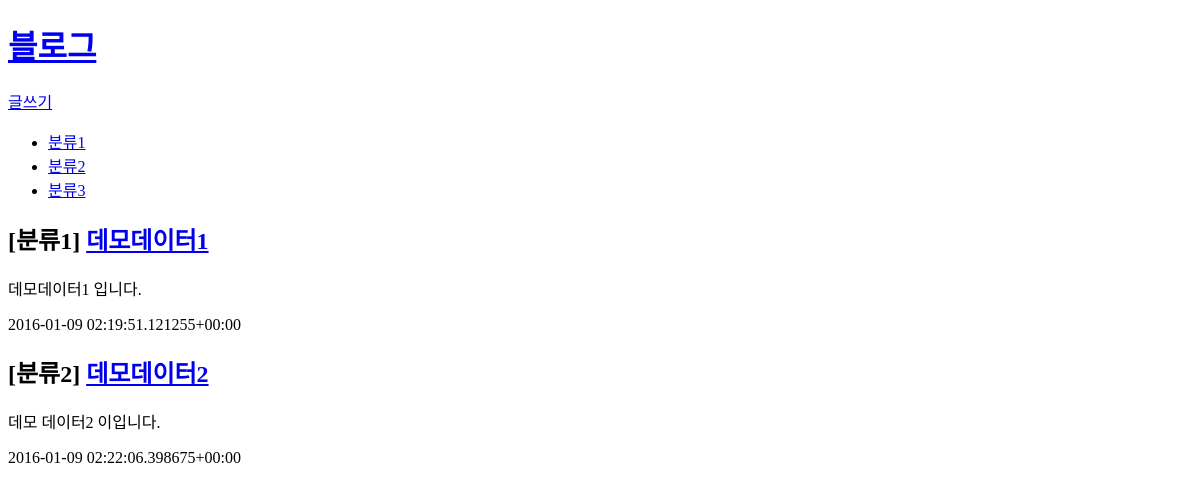
Before: / with the older database file.
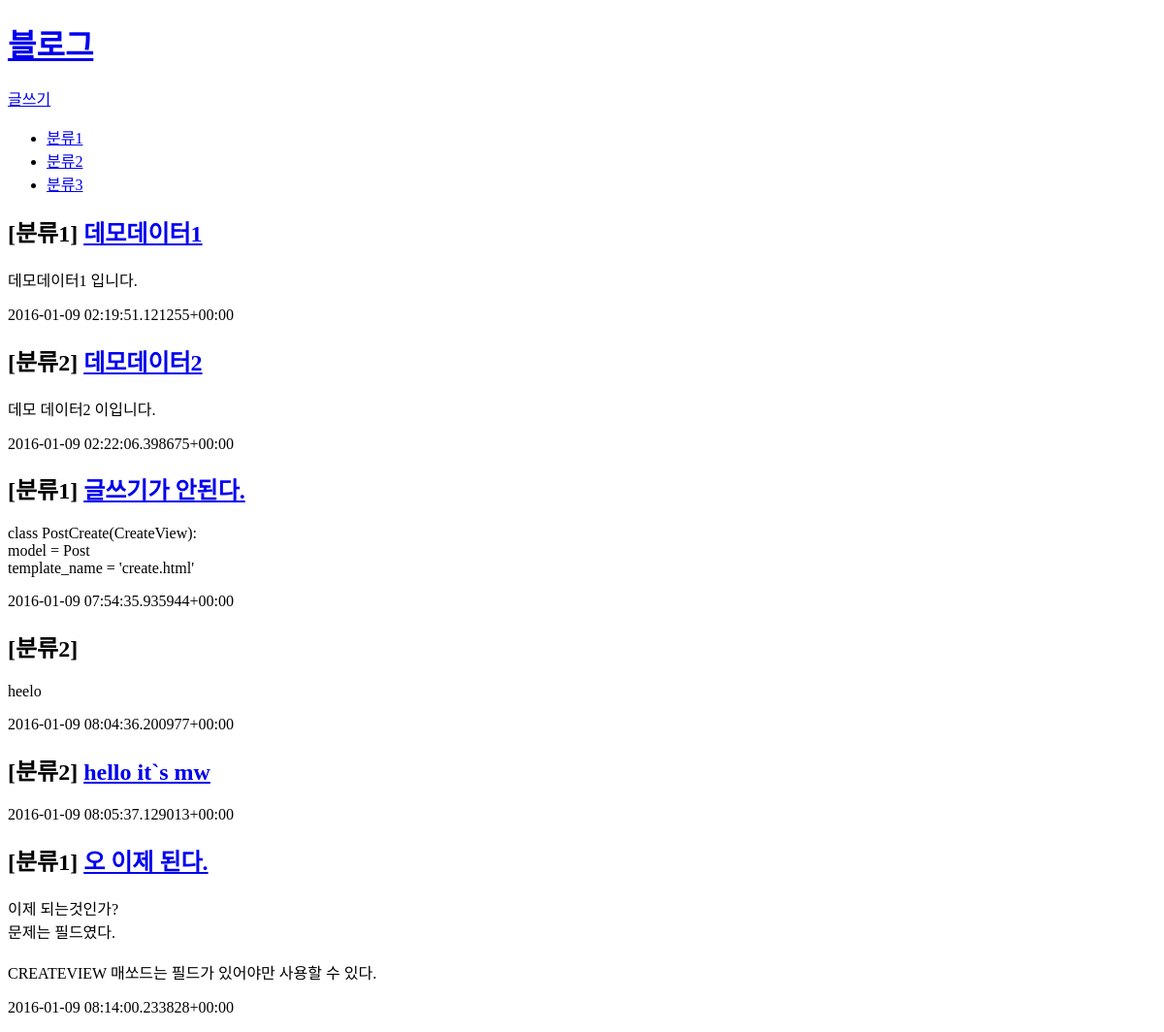
After: the same page with the newer database file.
### blog/models.py (models this page shows, shortened)
class Category(models.Model):
    class Meta:
        verbose_name = u'분류'
        ordering = ['name']
    name = models.CharField(verbose_name=u'이름', max_length=50)

class Post(models.Model):
    class Meta:
        verbose_name = u'글'
        ordering = ['created']
    category = models.ForeignKey(Category, verbose_name=u'분류', null=True, blank=True)
    title = models.CharField(verbose_name=u'제목', max_length=256)
    content = models.TextField(u'내용', blank= True , default='')
    created = models.DateTimeField(auto_now_add=True, verbose_name=u'생성일')

### blog/views.py (the view)
# urls.py: url(r'^$', PostList.as_view(),name='home'),
class PostList(ListView):
    model = Post
    template_name = 'home.html'
    def get_context_data(self, **kwargs):
        context = super(PostList, self).get_context_data(**kwargs)
        categories = Category.objects.all()
        context['categories'] = categories
        return context
    def get_queryset(self):
        queryset = super(PostList, self).get_queryset()
        category_id = self.request.GET.get('category')
        if category_id:
            queryset = queryset.filter(category = category_id)
        return queryset

### templates/home.html
{% extends 'base.html' %}
{% block content %}
    <a href="{% url 'create' %}">글쓰기</a>
    <ul class="category">
        {% for category in categories %}
            <li>
                <a href="{% url 'home'  %}?category={{ category.id }}">
                    {{ category.name }}
                </a>
            </li>
        {% endfor %}
    </ul>
    <div class="posts">
        {% for object in object_list %}
            {% include '_post.html' %}
        {% endfor %}
    </div>
{% endblock %}

### templates/base.html (shortened to what this page needs)
<!DOCTYPE html>
<html lang="ko">
<head>
</head>
<body>
<h1><a href="{% url 'home' %}">블로그</a></h1>
{% block content %}
{% endblock %}
</body>
</html>

### templates/_post.html
<article class="post">
    <h1>
        [{{ object.category.name }}]
        <a href="{% url 'detail' object.id %}">
            {{ object.title }}
        </a>
    </h1>
    {{ object.content|linebreaksbr }}
    {{ object.created|linebreaks }}
</article>

Changed rows visible on the page:
added Post: category.name "분류1", title "글쓰기가 안된다.", content "class PostCreate(CreateView): model = Post template_name = 'create.html'", created "2016-01-09 07:54:35.935944+00:00"
added Post: category.name "분류2", content "heelo", created "2016-01-09 08:04:36.200977+00:00"
added Post: category.name "분류2", title "hello it`s mw", created "2016-01-09 08:05:37.129013+00:00"
added Post: category.name "분류1", title "오 이제 된다.", content "이제 되는것인가? 문제는 필드였다. CREATEVIEW 매쏘드는 필드가 있어야만 사용할 수 있다.", created "2016-01-09 08:14:00.233828+00:00"
